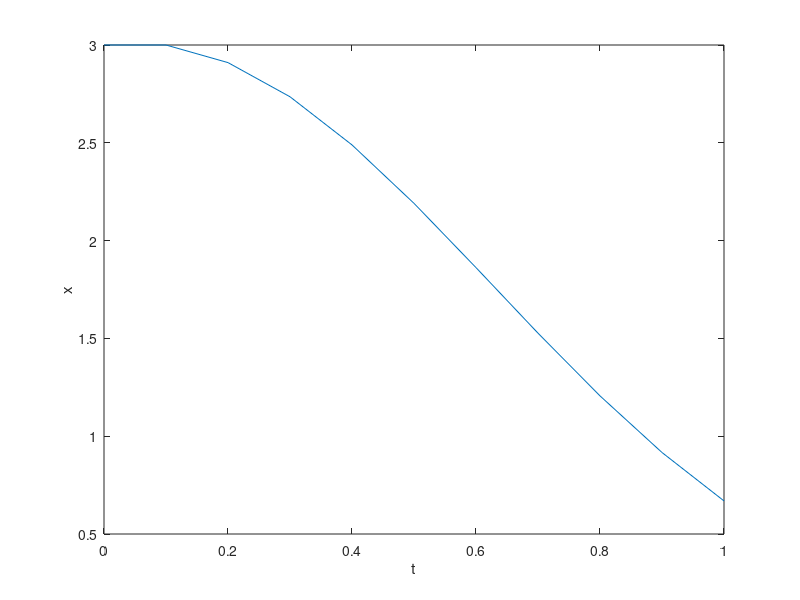

Here is the MATLAB script that generated this plot:
% EMTH 171, Lab 7 
% Question 11 
% Logan Lee

clear
clc
close all

t0 = 0;
x0 = 3;
n = 10;
tf = 1;

xArray = x0;
tArray = linspace(t0, tf, n+1);

h = (tf - t0)/n;

f = @(t, x) -3*t*x;

for ii = 1 : n
    xArray(ii +1) = (xArray(ii) + h*f(tArray(ii), xArray(ii)));
end

plot(tArray, xArray);
xlabel("t")
ylabel("x")
